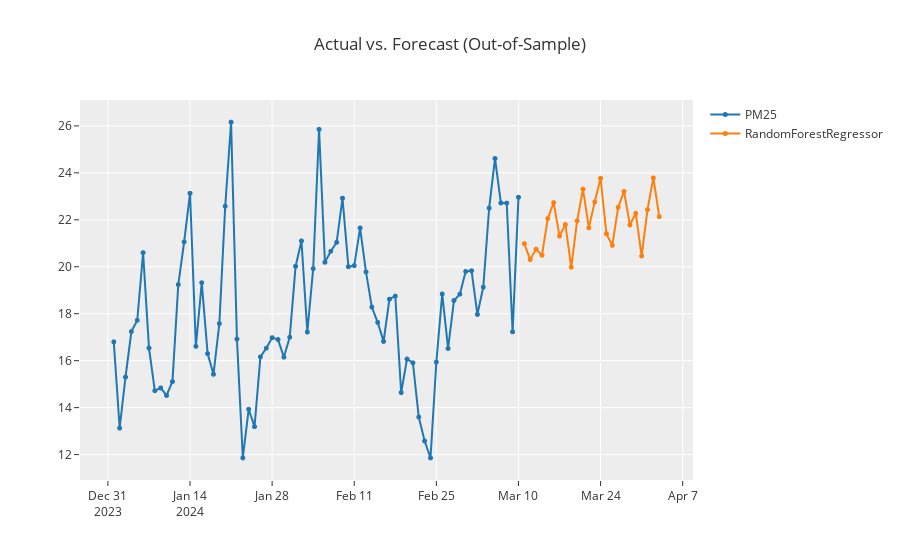

The cell this chart's notebook holds for it:
### Markdown cell above
final_rf_cds_dt

### Code cell
# dt_cds_dt
plot_model(final_rf_cds_dt, plot = 'forecast', data_kwargs={'fh' : 24})
